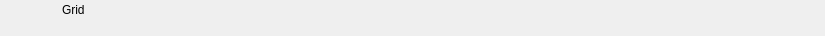
<?xml version="1.0" encoding="UTF-8"?>
<ui version="4.0">
 <class>RundownGridWidget</class>
 <widget class="QWidget" name="RundownGridWidget">
  <property name="geometry">
   <rect>
    <x>0</x>
    <y>0</y>
    <width>825</width>
    <height>36</height>
   </rect>
  </property>
  <layout class="QHBoxLayout" name="horizontalLayout">
   <property name="spacing">
    <number>0</number>
   </property>
   <property name="margin">
    <number>0</number>
   </property>
   <item>
    <widget class="QFrame" name="frameItem">
     <property name="sizePolicy">
      <sizepolicy hsizetype="Preferred" vsizetype="Fixed">
       <horstretch>0</horstretch>
       <verstretch>0</verstretch>
      </sizepolicy>
     </property>
     <property name="minimumSize">
      <size>
       <width>0</width>
       <height>36</height>
      </size>
     </property>
     <widget class="QLabel" name="labelIcon">
      <property name="geometry">
       <rect>
        <x>22</x>
        <y>2</y>
        <width>32</width>
        <height>32</height>
       </rect>
      </property>
      <property name="text">
       <string/>
      </property>
      <property name="pixmap">
       <pixmap resource="../Widgets.qrc">:/Graphics/Images/Grid.png</pixmap>
      </property>
      <property name="scaledContents">
       <bool>true</bool>
      </property>
     </widget>
     <widget class="QLabel" name="labelChannel">
      <property name="geometry">
       <rect>
        <x>0</x>
        <y>0</y>
        <width>0</width>
        <height>0</height>
       </rect>
      </property>
      <property name="text">
       <string></string>
      </property>
     </widget>
     <widget class="QLabel" name="labelLabel">
      <property name="geometry">
       <rect>
        <x>62</x>
        <y>2</y>
        <width>5000</width>
        <height>16</height>
       </rect>
      </property>
      <property name="text">
       <string>Grid</string>
      </property>
     </widget>
     <widget class="QLabel" name="labelVideolayer">
      <property name="geometry">
       <rect>
        <x>140</x>
        <y>19</y>
        <width>40</width>
        <height>16</height>
       </rect>
      </property>
      <property name="text">
       <string></string>
      </property>
     </widget>
     <widget class="QLabel" name="labelColor">
      <property name="geometry">
       <rect>
        <x>0</x>
        <y>0</y>
        <width>18</width>
        <height>36</height>
       </rect>
      </property>
      <property name="text">
       <string/>
      </property>
     </widget>
     <widget class="QLabel" name="labelGroupColor">
      <property name="geometry">
       <rect>
        <x>0</x>
        <y>0</y>
        <width>6</width>
        <height>36</height>
       </rect>
      </property>
      <property name="text">
       <string/>
      </property>
     </widget>
     <widget class="QLabel" name="labelDevice">
      <property name="geometry">
       <rect>
        <x>62</x>
        <y>19</y>
        <width>75</width>
        <height>16</height>
       </rect>
      </property>
      <property name="text">
       <string></string>
      </property>
     </widget>
     <widget class="QLabel" name="labelDelay">
      <property name="geometry">
       <rect>
        <x>185</x>
        <y>19</y>
        <width>55</width>
        <height>16</height>
       </rect>
      </property>
      <property name="text">
       <string></string>
      </property>
     </widget>
     <widget class="QLabel" name="labelRemoteTriggerId">
      <property name="geometry">
       <rect>
        <x>245</x>
        <y>19</y>
        <width>70</width>
        <height>16</height>
       </rect>
      </property>
      <property name="text">
       <string></string>
      </property>
     </widget>
    </widget>
   </item>
   <item>
    <widget class="QFrame" name="frameStatus">
     <property name="minimumSize">
      <size>
       <width>77</width>
       <height>0</height>
      </size>
     </property>
     <property name="maximumSize">
      <size>
       <width>77</width>
       <height>16777215</height>
      </size>
     </property>
     <widget class="QLabel" name="labelGpiConnected">
      <property name="geometry">
       <rect>
        <x>1</x>
        <y>2</y>
        <width>32</width>
        <height>32</height>
       </rect>
      </property>
      <property name="minimumSize">
       <size>
        <width>32</width>
        <height>32</height>
       </size>
      </property>
      <property name="maximumSize">
       <size>
        <width>32</width>
        <height>32</height>
       </size>
      </property>
      <property name="lineWidth">
       <number>0</number>
      </property>
      <property name="text">
       <string/>
      </property>
      <property name="pixmap">
       <pixmap resource="../Widgets.qrc">:/Graphics/Images/GpiConnected.png</pixmap>
      </property>
      <property name="scaledContents">
       <bool>true</bool>
      </property>
     </widget>
     <widget class="QLabel" name="labelDisconnected">
      <property name="geometry">
       <rect>
        <x>32</x>
        <y>2</y>
        <width>32</width>
        <height>32</height>
       </rect>
      </property>
      <property name="minimumSize">
       <size>
        <width>32</width>
        <height>32</height>
       </size>
      </property>
      <property name="maximumSize">
       <size>
        <width>32</width>
        <height>32</height>
       </size>
      </property>
      <property name="text">
       <string/>
      </property>
      <property name="pixmap">
       <pixmap resource="../Widgets.qrc">:/Graphics/Images/Disconnected.png</pixmap>
      </property>
      <property name="scaledContents">
       <bool>true</bool>
      </property>
     </widget>
     <widget class="QLabel" name="labelActiveColor">
      <property name="geometry">
       <rect>
        <x>69</x>
        <y>0</y>
        <width>8</width>
        <height>36</height>
       </rect>
      </property>
      <property name="minimumSize">
       <size>
        <width>8</width>
        <height>36</height>
       </size>
      </property>
      <property name="maximumSize">
       <size>
        <width>8</width>
        <height>36</height>
       </size>
      </property>
      <property name="text">
       <string/>
      </property>
     </widget>
    </widget>
   </item>
  </layout>
 </widget>
 <resources>
  <include location="../Widgets.qrc"/>
 </resources>
 <connections/>
 <slots>
  <slot>addToCombo()</slot>
 </slots>
</ui>
